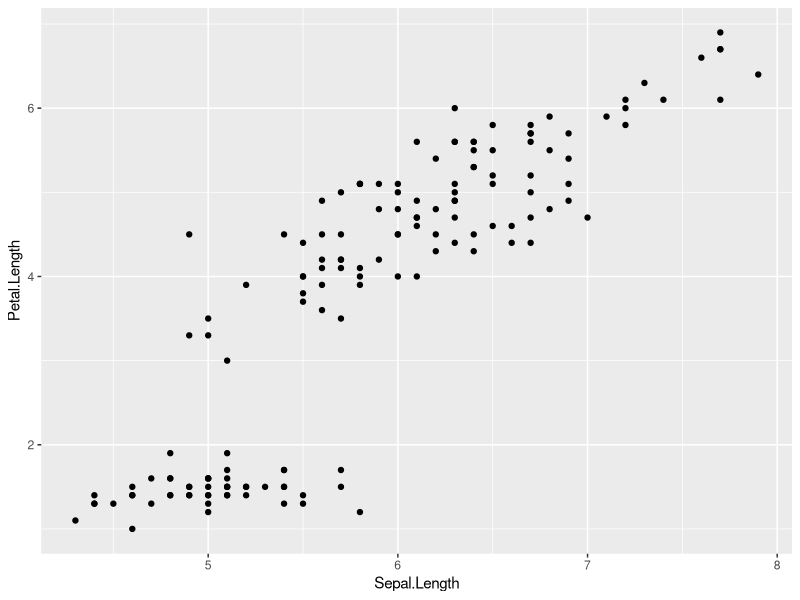
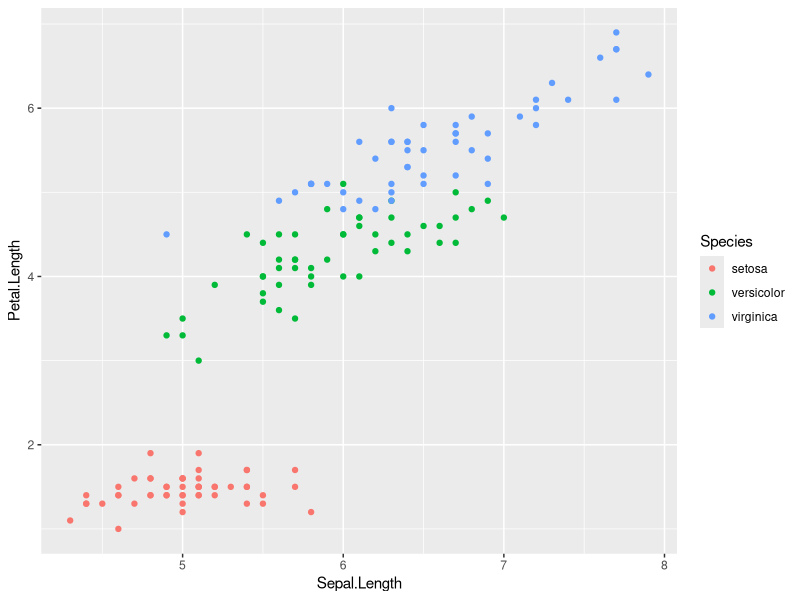
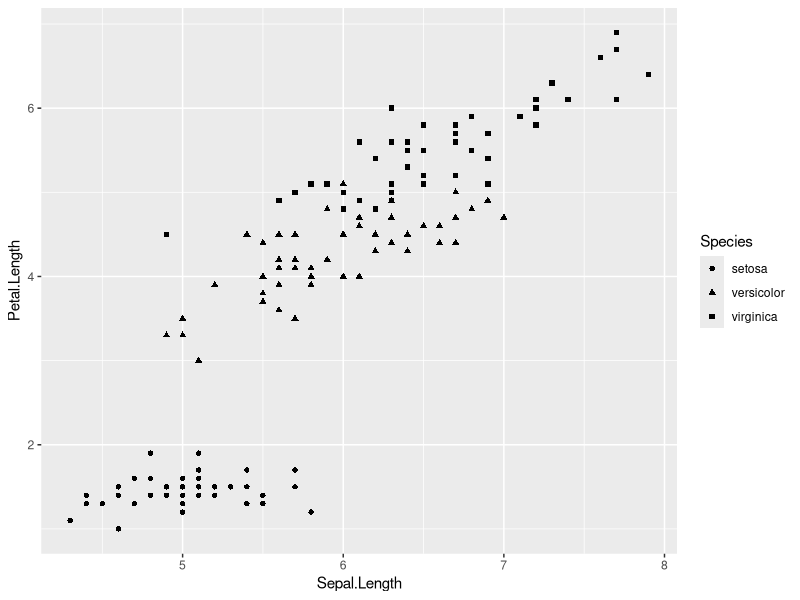
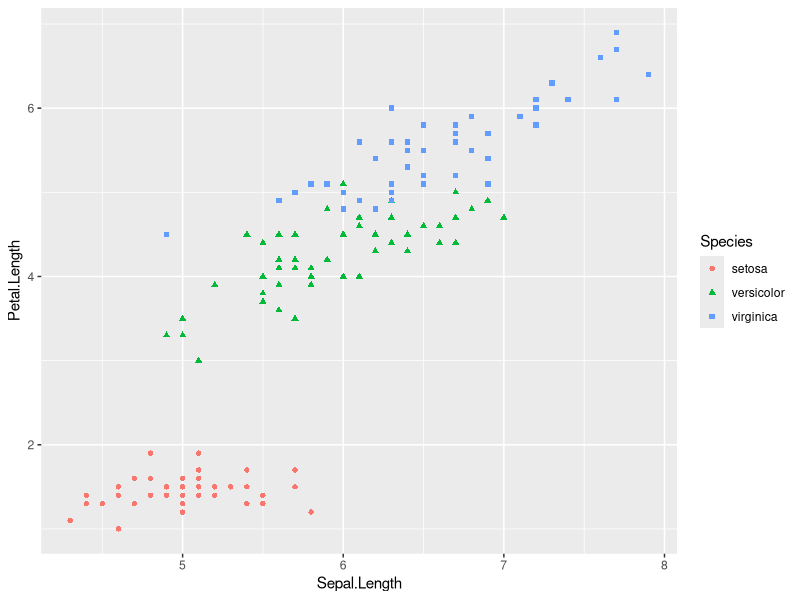
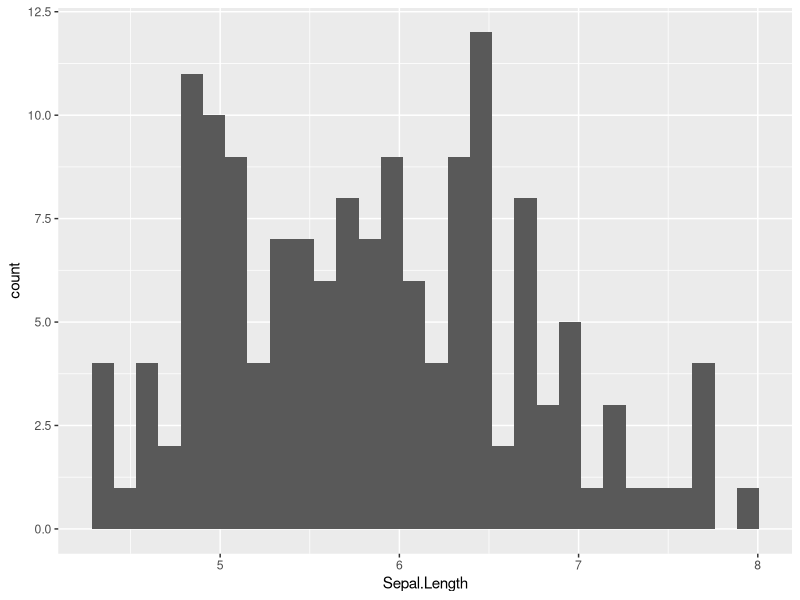
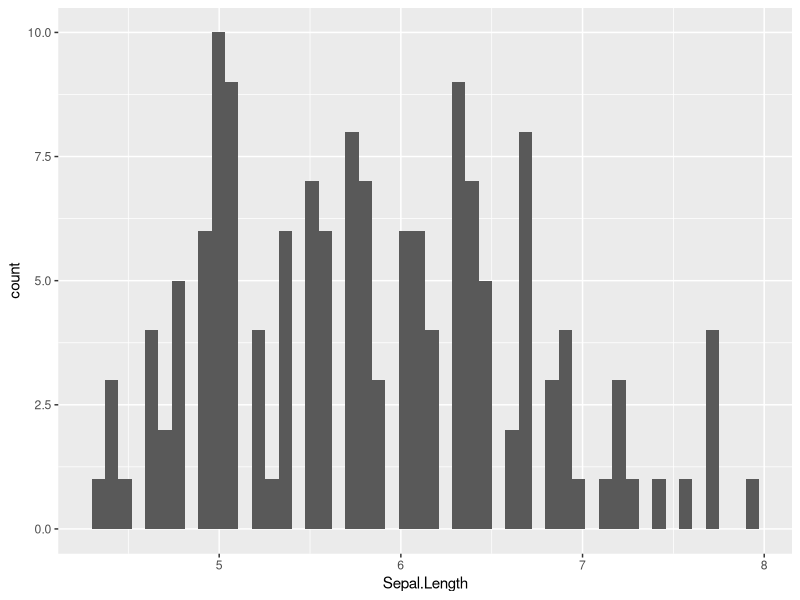
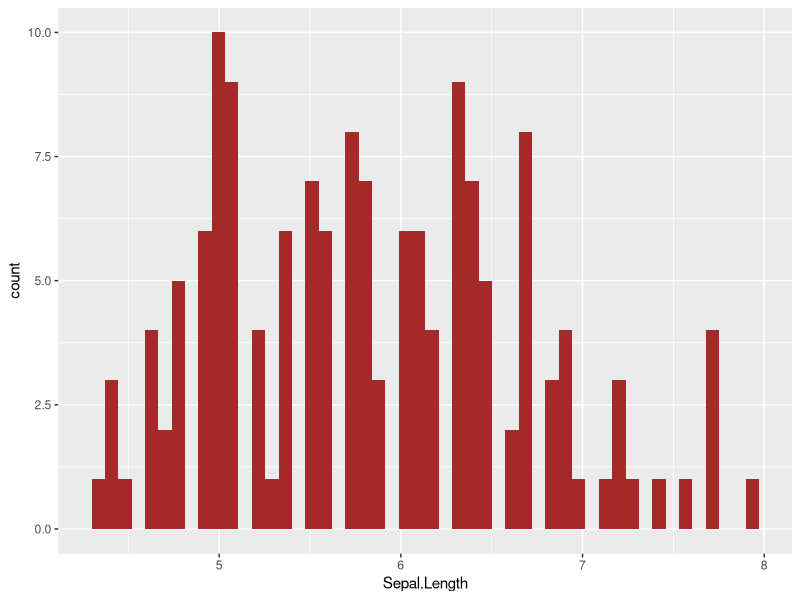
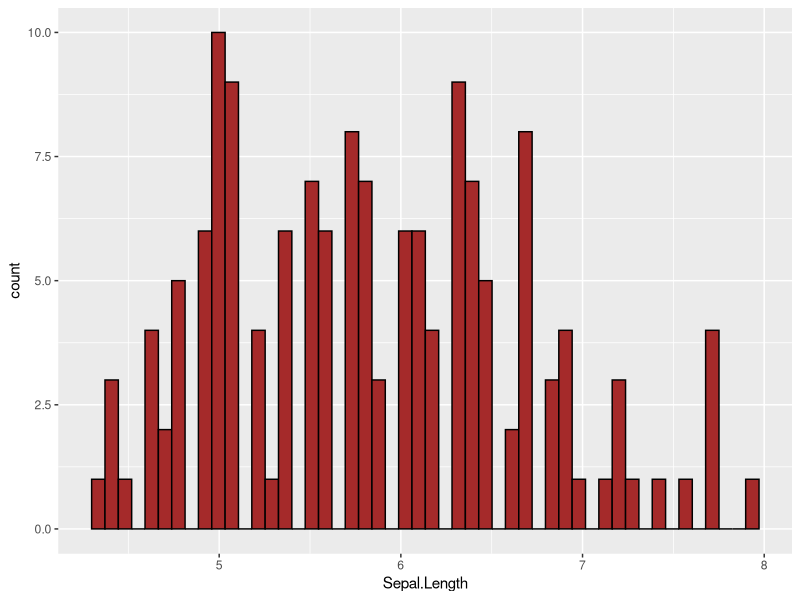

The R script that drew these images, in order:
install.packages("ggplot2")
library(ggplot2)

ggplot(data=iris, aes(y=Petal.Length, x=Sepal.Length)) + 
  geom_point()

ggplot(data=iris, aes(y=Petal.Length, x=Sepal.Length, col=Species)) + 
  geom_point()

ggplot(data=iris, aes(y=Petal.Length, x=Sepal.Length, shape=Species)) + 
  geom_point()

ggplot(data=iris, aes(y=Petal.Length, x=Sepal.Length, col=Species, shape=Species)) + 
  geom_point()

ggplot(data = iris, aes(x = Sepal.Length)) + geom_histogram()
ggplot(data = iris, aes(x = Sepal.Length)) +geom_histogram(bins = 50)
ggplot(data = iris, aes(x = Sepal.Length)) + geom_histogram(bins = 50, fill = "brown")
ggplot(data = iris, aes(x = Sepal.Length)) + geom_histogram(bins = 50, fill = "brown", color = "black")
ggplot(data = iris, aes(x = Sepal.Length, fill = factor(Species))) + geom_histogram(bins = 50)

ggplot(data=iris,aes(y=Petal.Length,fill=Species))+geom_boxplot()


# View the airquality dataset
View(airquality)

# Replace the missing values with the mean value of each variable
airquality$Ozone[is.na(airquality$Ozone)] <- mean(airquality$Ozone, na.rm = TRUE)
airquality$Solar.R[is.na(airquality$Solar.R)] <- mean(airquality$Solar.R, na.rm = TRUE)
airquality$Temp[is.na(airquality$Temp)] <- mean(airquality$Temp, na.rm = TRUE)
summary(airquality)

# Replace missing values in the Ozone column with random values 
# uniformly distributed between the minimum and maximum of non-missing Ozone values
airquality$Ozone[is.na(airquality$Ozone)] <- runif(
  n = sum(is.na(airquality$Ozone)),
  min = min(airquality$Ozone, na.rm = TRUE),
  max = max(airquality$Ozone, na.rm = TRUE)
)

airquality$Solar.R[is.na(airquality$Solar.R)] <- runif(
  n = sum(is.na(airquality$Solar.R)),
  min = min(airquality$Solar.R, na.rm = TRUE),
  max = max(airquality$Solar.R, na.rm = TRUE)
)

airquality$Temp[is.na(airquality$Temp)] <- runif(
  n = sum(is.na(airquality$Temp)),
  min = min(airquality$Temp, na.rm = TRUE),
  max = max(airquality$Temp, na.rm = TRUE)
)
summary(airquality)

# Replace missing values in the Temp column with random samples from existing values
airquality$Temp[is.na(airquality$Temp)] <- sample(
  airquality$Temp[!is.na(airquality$Temp)],
  size = sum(is.na(airquality$Temp)),
  replace = TRUE
)

# Replace missing values in the Solar.R column with random samples from existing values
airquality$Solar.R[is.na(airquality$Solar.R)] <- sample(
  airquality$Solar.R[!is.na(airquality$Solar.R)],
  size = sum(is.na(airquality$Solar.R)),
  replace = TRUE
)

# Replace missing values in the Ozone.Priority column with random samples from existing levels
airquality$Ozone.Priority[is.na(airquality$Ozone.Priority)] <- sample(
  levels(airquality$Ozone.Priority),
  size = sum(is.na(airquality$Ozone.Priority)),
  replace = TRUE
)

summary(airquality)



